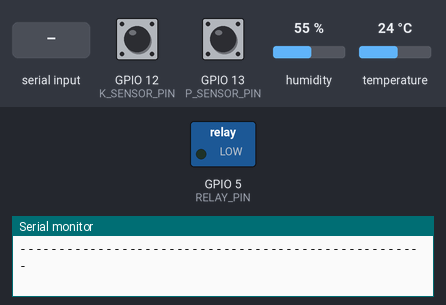
This sketch was run on a simulated ESP32. Parts: switched loads named in the sketch (green lamp = pin HIGH), the last lines printed to the serial monitor. The inputs (shaded band) are chosen by the test bench; at power-on: GPIO 12 (K_SENSOR_PIN) HIGH, GPIO 13 (P_SENSOR_PIN) HIGH, humidity 55 %, temperature 24 °C. WiFi joins after 1.5 s; servers stay silent unless stated; random numbers use the default seed unless the sketch sets one; no MQTT or app messages arrive unless stated.

Above: at 2.7 s.
2.8 s: "LIGAR_BOMBA\n" received over Serial
At 12.3 s:
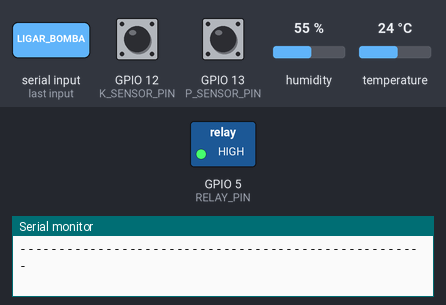
13.1 s: "DESLIGAR_BOMBA\n" received over Serial
At 22.0 s:
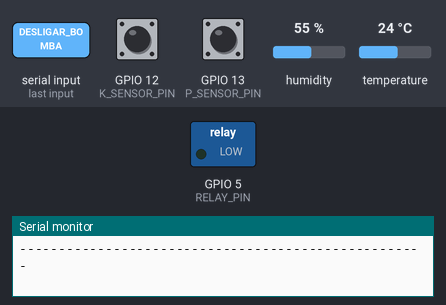
Timing chart, 0 to 23.5 s (numbered marks = the images above; inputs shaded):
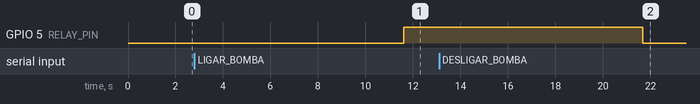

The sketch:

main.ino
```cpp
// Inclusão de bibliotecas necessárias
#include <WiFi.h>
#include <PubSubClient.h>
#include <ArduinoJson.h> // Para formatar a mensagem MQTT como JSON
#include <DHT.h>
#include <stdlib.h>
#include <time.h>
#include "esp_timer.h"

// --- Configurações de Rede e MQTT ---
const char* SSID_WIFI = "Wokwi-GUEST";
const char* SENHA_WIFI = "";

const char* BROKER_MQTT = "broker.hivemq.com";
const int PORTA_MQTT = 1883;
const char* ID_CLIENTE_MQTT = "agroirriga_esp32_rm562839";
const char* TOPICO_MQTT_SENSORES = "agroirriga/rm562839/sensores";

WiFiClient espClient;
PubSubClient clientMQTT(espClient);

// --- Definições dos Pinos ---
const int P_SENSOR_PIN = 13;
const int K_SENSOR_PIN = 12;
// LDR_PIN não é mais usado para leitura direta, pH é simulado a partir de ldr_valor_raw gerado
const int DHT_PIN = 18;
#define DHTTYPE DHT22
const int RELAY_PIN = 5;

DHT dht(DHT_PIN, DHTTYPE);

// Variáveis globais dos sensores
bool fosforo_presente = false;
bool potassio_presente = false;
int ldr_valor_raw = 0;
float ph_estimado = 7.0;
float umidade_solo = 0.0; // Agora será explicitamente do DHT22
bool bomba_ligada = false;

// Variáveis para simulação automática de P e K
bool sim_fosforo_state = false;
unsigned long sim_fosforo_last_eval_time = 0;
unsigned long sim_fosforo_current_state_duration = 0;

bool sim_potassio_state = false;
unsigned long sim_potassio_last_eval_time = 0;
unsigned long sim_potassio_current_state_duration = 0;

#define SIM_STATE_MIN_DURATION_MS 10000
#define SIM_STATE_MAX_DURATION_MS 30000

String comando_serial_recebido = "";

unsigned long getRandomDuration() {
  return random(SIM_STATE_MAX_DURATION_MS - SIM_STATE_MIN_DURATION_MS + 1) + SIM_STATE_MIN_DURATION_MS;
}

void conectarWiFi() {
  Serial.print("A ligar-se ao Wi-Fi: ");
  Serial.println(SSID_WIFI);
  WiFi.begin(SSID_WIFI, SENHA_WIFI);
  int tentativas = 0;
  while (WiFi.status() != WL_CONNECTED && tentativas < 20) {
    delay(500);
    Serial.print(".");
    tentativas++;
  }
  if (WiFi.status() == WL_CONNECTED) {
    Serial.println("\nWi-Fi ligado!");
    Serial.print("Endereço IP: ");
    Serial.println(WiFi.localIP());
  } else {
    Serial.println("\nFalha ao ligar ao Wi-Fi.");
  }
}

void reconectarMQTT() {
  while (!clientMQTT.connected()) {
    Serial.print("A tentar ligação MQTT...");
    if (clientMQTT.connect(ID_CLIENTE_MQTT)) {
      Serial.println("MQTT ligado!");
    } else {
      Serial.print("falhou, rc=");
      Serial.print(clientMQTT.state());
      Serial.println(" Tentar novamente em 5 segundos");
      delay(5000);
    }
  }
}

void setupMQTT() {
  clientMQTT.setServer(BROKER_MQTT, PORTA_MQTT);
}

void setup() {
  Serial.begin(115200);
  Serial.println("AgroIrriga - v3.1 (MQTT com Umidade do Solo)");

  pinMode(P_SENSOR_PIN, INPUT);
  pinMode(K_SENSOR_PIN, INPUT);
  pinMode(RELAY_PIN, OUTPUT);
  digitalWrite(RELAY_PIN, LOW);

  dht.begin();
  srand((unsigned int)esp_timer_get_time());

  sim_fosforo_state = random(2);
  sim_fosforo_last_eval_time = millis();
  sim_fosforo_current_state_duration = getRandomDuration();

  sim_potassio_state = random(2);
  sim_potassio_last_eval_time = millis();
  sim_potassio_current_state_duration = getRandomDuration();

  conectarWiFi();
  setupMQTT();

  Serial.println("Sistema inicializado.");
  Serial.println("----------------------------------------------------");
}

void processarComandoSerial() {
  if (comando_serial_recebido.length() > 0) {
    Serial.print("Comando serial recebido: ");
    Serial.println(comando_serial_recebido);
    if (comando_serial_recebido.equalsIgnoreCase("LIGAR_BOMBA")) {
      bomba_ligada = true;
      Serial.println("INFO: Comando Serial -> LIGAR BOMBA");
    } else if (comando_serial_recebido.equalsIgnoreCase("DESLIGAR_BOMBA")) {
      bomba_ligada = false;
      Serial.println("INFO: Comando Serial -> DESLIGAR BOMBA");
    } else {
      Serial.print("Comando serial desconhecido: ");
      Serial.println(comando_serial_recebido);
    }
    digitalWrite(RELAY_PIN, bomba_ligada ? HIGH : LOW);
    comando_serial_recebido = "";
  }
}

void publicarDadosMQTT() {
  if (!clientMQTT.connected()) {
    return;
  }

  JsonDocument docJson;


  docJson["cod_sensor_ph"] = "PH_SIM_WOKWI_01";
  docJson["ph_estimado"] = ph_estimado;
  docJson["cod_sensor_nutri"] = "NUTRI_SIM_WOKWI_01";
  docJson["fosforo_presente"] = fosforo_presente;
  docJson["potassio_presente"] = potassio_presente;

  if (umidade_solo >= 0) { // Envia umidade do solo se a leitura for válida
    docJson["cod_sensor_umidade"] = "UMID_DHT22_WOKWI_01"; // Novo identificador
    docJson["umidade_solo"] = umidade_solo;
  } else {
    docJson["umidade_solo"] = nullptr;
  }
  // docJson["bomba_ligada"] = bomba_ligada; // Opcional: enviar estado da bomba também

  char bufferJson[256]; // Aumentar se o JSON for maior
  size_t n = serializeJson(docJson, bufferJson);

  if (clientMQTT.publish(TOPICO_MQTT_SENSORES, bufferJson, n)) {
    Serial.print("Dados dos sensores publicados via MQTT no topico: ");
    Serial.println(TOPICO_MQTT_SENSORES);
    Serial.println(bufferJson);
  } else {
    Serial.println("Falha ao publicar dados via MQTT.");
  }
}

void loop() {
  unsigned long current_time = millis();

  if (WiFi.status() != WL_CONNECTED) {
    Serial.println("Wi-Fi desligado. A tentar reconectar...");
    conectarWiFi();
  }

  if (!clientMQTT.connected() && WiFi.status() == WL_CONNECTED) {
    reconectarMQTT();
  }
  clientMQTT.loop();

  while (Serial.available() > 0) {
    char c = Serial.read();
    if (c == '\n') {
      processarComandoSerial();
    } else {
      comando_serial_recebido += c;
    }
  }

  if (current_time - sim_fosforo_last_eval_time >= sim_fosforo_current_state_duration) {
    sim_fosforo_state = random(2);
    sim_fosforo_last_eval_time = current_time;
    sim_fosforo_current_state_duration = getRandomDuration();
  }
  if (current_time - sim_potassio_last_eval_time >= sim_potassio_current_state_duration) {
    sim_potassio_state = random(2);
    sim_potassio_last_eval_time = current_time;
    sim_potassio_current_state_duration = getRandomDuration();
  }

  bool p_botao_pressionado = (digitalRead(P_SENSOR_PIN) == LOW);
  bool k_botao_pressionado = (digitalRead(K_SENSOR_PIN) == LOW);

  fosforo_presente = sim_fosforo_state || p_botao_pressionado;
  potassio_presente = sim_potassio_state || k_botao_pressionado;

  ldr_valor_raw = random(3001) + 500;
  ph_estimado = map(ldr_valor_raw, 0, 4095, 0.0, 14.0);

  // Leitura da Umidade do Solo do DHT22
  umidade_solo = dht.readHumidity();
  if (isnan(umidade_solo)) {
    umidade_solo = -1; // Indica erro, mas não polui o serial principal aqui
  }

  publicarDadosMQTT();

  // Exibição dos Dados no Serial local (para debugging)
  Serial.println("--- Leitura Atual dos Sensores Locais (publicada via MQTT) ---");
  Serial.print("Fosforo (P): "); Serial.println(fosforo_presente ? "Presente" : "Ausente");
  Serial.print("Potassio (K): "); Serial.println(potassio_presente ? "Presente" : "Ausente");
  Serial.print("Valor Raw LDR (Simulado): "); Serial.println(ldr_valor_raw);
  Serial.print("pH Estimado (do LDR Simulado): "); Serial.println(ph_estimado, 1);
  Serial.print("Umidade do Solo (DHT22): "); // Atualizado para refletir a fonte
  if (umidade_solo >= 0) {
    Serial.print(umidade_solo, 1); Serial.println("%");
  } else {
    Serial.println("Erro de leitura DHT");
  }
  Serial.print("Estado Atual da Bomba (controlado via Serial): ");
  Serial.println(bomba_ligada ? "LIGADA" : "DESLIGADA");
  Serial.println("----------------------------------------------------");

  delay(10000);
}
```

Measured:
- after the input at 2.8 s, GPIO 5 (RELAY_PIN): LOW → HIGH after 8.8 s
- after the input at 13.1 s, GPIO 5 (RELAY_PIN): HIGH → LOW after 8.6 s
